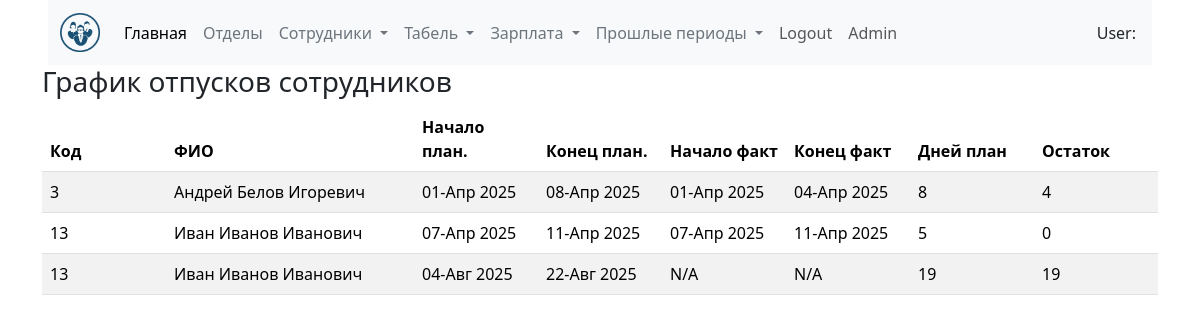
/employee-vacation-list, run on the app's committed database.
### hr_data/models.py (models this page shows, shortened)
class Vacation(models.Model):
    employee = models.ForeignKey(Employee, on_delete=models.CASCADE, verbose_name='Сотрудник')
    code=models.IntegerField(verbose_name='Код')
    planned_start_date = models.DateField('Плановый день начала отпуска')
    planned_end_date = models.DateField('Плановый день окончания отпуска')
    actual_start_date = models.DateField('Фактический день начала отпуска', null=True, blank=True)
    actual_end_date = models.DateField('Фактический день окончания отпуска', null=True, blank=True)
    planned_days=models.PositiveIntegerField(
        'Количество дней отпуска по плану', blank=True, null=True
    )
    remaining_days = models.IntegerField('Количество дней отпуска осталось', default=0)
    class Meta:
        verbose_name = 'Отпуск'
        verbose_name_plural = 'Отпуска'
        ordering = ['employee', 'planned_start_date']

class Employee(models.Model):
    code = models.CharField(max_length=20, unique=True, verbose_name="Код сотрудника")
    first_name = models.CharField(max_length=50, verbose_name="Имя")
    middle_name = models.CharField(
        max_length=50, blank=True, null=True, verbose_name="Отчество"
    )
    last_name = models.CharField(max_length=50, verbose_name="Фамилия")
    thumb = models.ImageField(blank=True, null=True)
    gender = models.CharField(
        max_length=10, choices=[("M", "Мужской"), ("F", "Женский")], verbose_name="Пол"
    )
    birthday = models.DateField(verbose_name="Дата рождения")
    place_of_birth = models.CharField(
        max_length=100, blank=True, verbose_name="Место рождения"
    )
    passport = models.CharField(
        max_length=50, blank=True, verbose_name="Паспортные данные"
    )
    address = models.CharField(max_length=255, verbose_name="Адрес проживания")
    provincial_address = models.CharField(
        max_length=255, blank=True, null=True, verbose_name="Домашний адрес"
    )
    phone = models.CharField(max_length=20, verbose_name="Телефон")
    citizenship = models.CharField(max_length=50, verbose_name="Гражданство")
    civil_status = models.CharField(
        max_length=20,
        choices=[
            ("single", "Холост/Не замужем"),
            ("married", "Женат/Замужем"),
            ("divorced", "Разведен(а)"),
        ],
        blank=True,
        null=True,
        verbose_name="Семейное положение",
    )
    department = models.ForeignKey(
        Department, on_delete=models.SET_NULL, null=True, verbose_name="Отдел"
    )
    profession = models.CharField(
        max_length=100, blank=True, null=True, verbose_name="Профессия"
    )
    position = models.CharField(max_length=100, verbose_name="Должность")
    hire_date = models.DateField(verbose_name="Дата приема на работу")
    contract_expiration = models.DateField(
        blank=True, null=True, verbose_name="Дата окончания контракта"
    )
    salary_type = models.CharField(
        max_length=10,
        choices=[
            ("M", "Месячный оклад"),
            ("H", "Часовая ставка"),
        ],
        verbose_name="Тип оплаты",
    )
    salary_rate = models.DecimalField(
        max_digits=10,
        decimal_places=2,
        blank=True,
        null=True,
        verbose_name="Оклад, руб /тарифная ставка, руб в час.",
    )
    remarks = models.TextField(blank=True, null=True, verbose_name="Примечание")
    created_date = models.DateTimeField(auto_now_add=True, verbose_name="Дата создания")
    updated_date = models.DateTimeField(auto_now=True, verbose_name="Дата обновления")
    def __str__(self):
        return f"{self.first_name} {self.last_name} {self.middle_name}"
    class Meta:
        verbose_name = "Сотрудник"
        verbose_name_plural = "Сотрудники"

### hr_data/views.py (the view)
# urls.py: path('employee-vacation-list', employee_vacation_list, name="employee_vacation_list")
def employee_vacation_list(request):
    employees = Vacation.objects.all()
    context = {
        "employees": employees,
    }
    return render(request, "hr_data/employee_vacation_list.html", context)

### hr_data/templates/hr_data/employee_vacation_list.html (shortened to what this page needs)
{% extends 'base.html' %}
{% block content %}
<div class="container"><h3> График отпусков сотрудников</h3>
    <table class="table table-striped">
        <thead>
            <tr>
                <th class="col-1">Код</th>
                <th class="col-2">ФИО</th>
                <th class="col-1">Начало план.</th>
                <th class="col-1">Конец план.</th>
                <th class="col-1">Начало факт</th>
                <th class="col-1">Конец факт</th>
                <th class="col-1">Дней план</th>
                <th class="col-1">Остаток</th>
            </tr>
        </thead>
        <tbody>
                {% for vacation in employees %}
                    <tr>
                        <td class="col-1">{{ vacation.employee_id }}</td>
                        <td class="col-2">{{ vacation.employee }}</td>
                        <td class="col-1">{{ vacation.planned_start_date|date:"d-M Y"|default:"N/A" }}</td>
                        <td class="col-1">{{ vacation.planned_end_date|date:"d-M Y"|default:"N/A" }}</td>
                        <td class="col-1">{{ vacation.actual_start_date|date:"d-M Y"|default:"N/A" }}</td>
                        <td class="col-1">{{ vacation.actual_end_date|date:"d-M Y"|default:"N/A" }}</td>
                        <td class="col-1">{{ vacation.planned_days }}</td>
                        <td class="col-1">{{ vacation.remaining_days }}</td>
                    </tr>
            {% endfor %}
        </tbody>
    </table>
</div>
{% endblock %}

### data on the page
Vacation: employee_id "3", employee "Андрей Белов Игоревич", planned_start_date "01-Апр 2025", planned_end_date "08-Апр 2025", actual_start_date "01-Апр 2025", actual_end_date "04-Апр 2025", planned_days "8", remaining_days "4"
Vacation: employee_id "13", employee "Иван Иванов Иванович", planned_start_date "07-Апр 2025", planned_end_date "11-Апр 2025", actual_start_date "07-Апр 2025", actual_end_date "11-Апр 2025", planned_days "5", remaining_days "0"
Vacation: employee_id "13", employee "Иван Иванов Иванович", planned_start_date "04-Авг 2025", planned_end_date "22-Авг 2025", actual_start_date "N/A", actual_end_date "N/A", planned_days "19", remaining_days "19"
